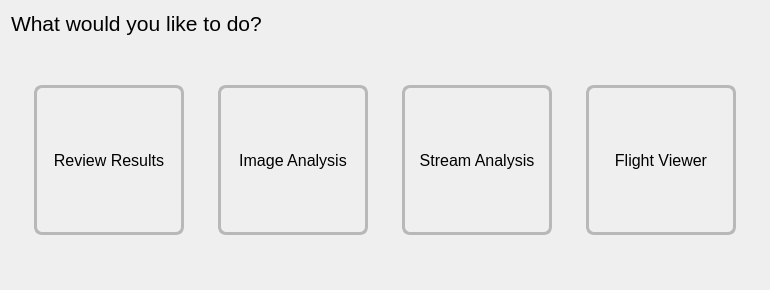
<?xml version="1.0" encoding="UTF-8"?>
<ui version="4.0">
 <class>MediaSelector</class>
 <widget class="QDialog" name="MediaSelector">
  <property name="geometry">
   <rect>
    <x>0</x>
    <y>0</y>
    <width>770</width>
    <height>290</height>
   </rect>
  </property>
  <property name="windowTitle">
   <string>Automated Drone Image Analysis Tool (ADIAT)</string>
  </property>
  <layout class="QVBoxLayout" name="verticalLayout_3">
   <item>
    <widget class="QLabel" name="label">
     <property name="sizePolicy">
      <sizepolicy hsizetype="Preferred" vsizetype="Maximum">
       <horstretch>0</horstretch>
       <verstretch>0</verstretch>
      </sizepolicy>
     </property>
     <property name="font">
      <font>
       <pointsize>16</pointsize>
      </font>
     </property>
     <property name="text">
      <string>What would you like to do?</string>
     </property>
    </widget>
   </item>
   <item>
    <widget class="QWidget" name="selectionWidget" native="true">
     <layout class="QHBoxLayout" name="horizontalLayout_2" stretch="0,0,0,0">
      <item>
       <widget class="QWidget" name="resultsWidget" native="true">
        <property name="sizePolicy">
         <sizepolicy hsizetype="Expanding" vsizetype="Preferred">
          <horstretch>0</horstretch>
          <verstretch>0</verstretch>
         </sizepolicy>
        </property>
        <layout class="QVBoxLayout" name="verticalLayout_5">
         <item>
          <spacer name="verticalSpacer_top_4">
           <property name="orientation">
            <enum>Qt::Vertical</enum>
           </property>
           <property name="sizeType">
            <enum>QSizePolicy::Expanding</enum>
           </property>
           <property name="sizeHint" stdset="0">
            <size>
             <width>20</width>
             <height>40</height>
            </size>
           </property>
          </spacer>
         </item>
         <item alignment="Qt::AlignHCenter">
          <widget class="QToolButton" name="resultsButton">
           <property name="minimumSize">
            <size>
             <width>150</width>
             <height>150</height>
            </size>
           </property>
           <property name="maximumSize">
            <size>
             <width>150</width>
             <height>150</height>
            </size>
           </property>
           <property name="font">
            <font>
             <pointsize>12</pointsize>
            </font>
           </property>
           <property name="toolTip">
            <string>Open a completed analysis for review: scan a folder for results or reopen a recent one.</string>
           </property>
           <property name="styleSheet">
            <string notr="true">QToolButton { border: 3px solid palette(mid); border-radius: 8px; }</string>
           </property>
           <property name="text">
            <string>Review Results</string>
           </property>
           <property name="iconSize">
            <size>
             <width>100</width>
             <height>100</height>
            </size>
           </property>
           <property name="toolButtonStyle">
            <enum>Qt::ToolButtonTextUnderIcon</enum>
           </property>
          </widget>
         </item>
         <item>
          <spacer name="verticalSpacer_bottom_4">
           <property name="orientation">
            <enum>Qt::Vertical</enum>
           </property>
           <property name="sizeType">
            <enum>QSizePolicy::Expanding</enum>
           </property>
           <property name="sizeHint" stdset="0">
            <size>
             <width>20</width>
             <height>40</height>
            </size>
           </property>
          </spacer>
         </item>
        </layout>
       </widget>
      </item>
      <item>
       <widget class="QWidget" name="imageWidget" native="true">
        <property name="sizePolicy">
         <sizepolicy hsizetype="Expanding" vsizetype="Preferred">
          <horstretch>0</horstretch>
          <verstretch>0</verstretch>
         </sizepolicy>
        </property>
        <layout class="QVBoxLayout" name="verticalLayout">
         <item>
          <spacer name="verticalSpacer_top">
           <property name="orientation">
            <enum>Qt::Vertical</enum>
           </property>
           <property name="sizeType">
            <enum>QSizePolicy::Expanding</enum>
           </property>
           <property name="sizeHint" stdset="0">
            <size>
             <width>20</width>
             <height>40</height>
            </size>
           </property>
          </spacer>
         </item>
         <item alignment="Qt::AlignHCenter">
          <widget class="QToolButton" name="imageButton">
           <property name="minimumSize">
            <size>
             <width>150</width>
             <height>150</height>
            </size>
           </property>
           <property name="maximumSize">
            <size>
             <width>150</width>
             <height>150</height>
            </size>
           </property>
           <property name="font">
            <font>
             <pointsize>12</pointsize>
            </font>
           </property>
           <property name="styleSheet">
            <string notr="true">QToolButton { border: 3px solid palette(mid); border-radius: 8px; }</string>
           </property>
           <property name="text">
            <string>Image Analysis</string>
           </property>
           <property name="iconSize">
            <size>
             <width>100</width>
             <height>100</height>
            </size>
           </property>
           <property name="toolButtonStyle">
            <enum>Qt::ToolButtonTextUnderIcon</enum>
           </property>
          </widget>
         </item>
         <item>
          <spacer name="verticalSpacer_bottom">
           <property name="orientation">
            <enum>Qt::Vertical</enum>
           </property>
           <property name="sizeType">
            <enum>QSizePolicy::Expanding</enum>
           </property>
           <property name="sizeHint" stdset="0">
            <size>
             <width>20</width>
             <height>40</height>
            </size>
           </property>
          </spacer>
         </item>
        </layout>
       </widget>
      </item>
      <item>
       <widget class="QWidget" name="streamWidget" native="true">
        <property name="sizePolicy">
         <sizepolicy hsizetype="Expanding" vsizetype="Preferred">
          <horstretch>0</horstretch>
          <verstretch>0</verstretch>
         </sizepolicy>
        </property>
        <layout class="QVBoxLayout" name="verticalLayout_2">
         <item>
          <spacer name="verticalSpacer_top_2">
           <property name="orientation">
            <enum>Qt::Vertical</enum>
           </property>
           <property name="sizeType">
            <enum>QSizePolicy::Expanding</enum>
           </property>
           <property name="sizeHint" stdset="0">
            <size>
             <width>20</width>
             <height>40</height>
            </size>
           </property>
          </spacer>
         </item>
         <item alignment="Qt::AlignHCenter">
          <widget class="QToolButton" name="streamButton">
           <property name="minimumSize">
            <size>
             <width>150</width>
             <height>150</height>
            </size>
           </property>
           <property name="maximumSize">
            <size>
             <width>150</width>
             <height>150</height>
            </size>
           </property>
           <property name="font">
            <font>
             <pointsize>12</pointsize>
            </font>
           </property>
           <property name="toolTip">
            <string>RTMP, Video Files, HDMI Capture</string>
           </property>
           <property name="styleSheet">
            <string notr="true">QToolButton { border: 3px solid palette(mid); border-radius: 8px; }</string>
           </property>
           <property name="text">
            <string>Stream Analysis</string>
           </property>
           <property name="iconSize">
            <size>
             <width>100</width>
             <height>100</height>
            </size>
           </property>
           <property name="toolButtonStyle">
            <enum>Qt::ToolButtonTextUnderIcon</enum>
           </property>
          </widget>
         </item>
         <item>
          <spacer name="verticalSpacer_bottom_2">
           <property name="orientation">
            <enum>Qt::Vertical</enum>
           </property>
           <property name="sizeType">
            <enum>QSizePolicy::Expanding</enum>
           </property>
           <property name="sizeHint" stdset="0">
            <size>
             <width>20</width>
             <height>40</height>
            </size>
           </property>
          </spacer>
         </item>
        </layout>
       </widget>
      </item>
      <item>
       <widget class="QWidget" name="flightWidget" native="true">
        <property name="sizePolicy">
         <sizepolicy hsizetype="Expanding" vsizetype="Preferred">
          <horstretch>0</horstretch>
          <verstretch>0</verstretch>
         </sizepolicy>
        </property>
        <layout class="QVBoxLayout" name="verticalLayout_4">
         <item>
          <spacer name="verticalSpacer_top_3">
           <property name="orientation">
            <enum>Qt::Vertical</enum>
           </property>
           <property name="sizeType">
            <enum>QSizePolicy::Expanding</enum>
           </property>
           <property name="sizeHint" stdset="0">
            <size>
             <width>20</width>
             <height>40</height>
            </size>
           </property>
          </spacer>
         </item>
         <item alignment="Qt::AlignHCenter">
          <widget class="QToolButton" name="flightButton">
           <property name="minimumSize">
            <size>
             <width>150</width>
             <height>150</height>
            </size>
           </property>
           <property name="maximumSize">
            <size>
             <width>150</width>
             <height>150</height>
            </size>
           </property>
           <property name="font">
            <font>
             <pointsize>12</pointsize>
            </font>
           </property>
           <property name="toolTip">
            <string>Pair with ADIAT Mobile drone controllers to receive their live camera feeds with detections.</string>
           </property>
           <property name="styleSheet">
            <string notr="true">QToolButton { border: 3px solid palette(mid); border-radius: 8px; }</string>
           </property>
           <property name="text">
            <string>Flight Viewer</string>
           </property>
           <property name="iconSize">
            <size>
             <width>100</width>
             <height>100</height>
            </size>
           </property>
           <property name="toolButtonStyle">
            <enum>Qt::ToolButtonTextUnderIcon</enum>
           </property>
          </widget>
         </item>
         <item>
          <spacer name="verticalSpacer_bottom_3">
           <property name="orientation">
            <enum>Qt::Vertical</enum>
           </property>
           <property name="sizeType">
            <enum>QSizePolicy::Expanding</enum>
           </property>
           <property name="sizeHint" stdset="0">
            <size>
             <width>20</width>
             <height>40</height>
            </size>
           </property>
          </spacer>
         </item>
        </layout>
       </widget>
      </item>
     </layout>
    </widget>
   </item>
  </layout>
 </widget>
 <resources/>
 <connections/>
</ui>
